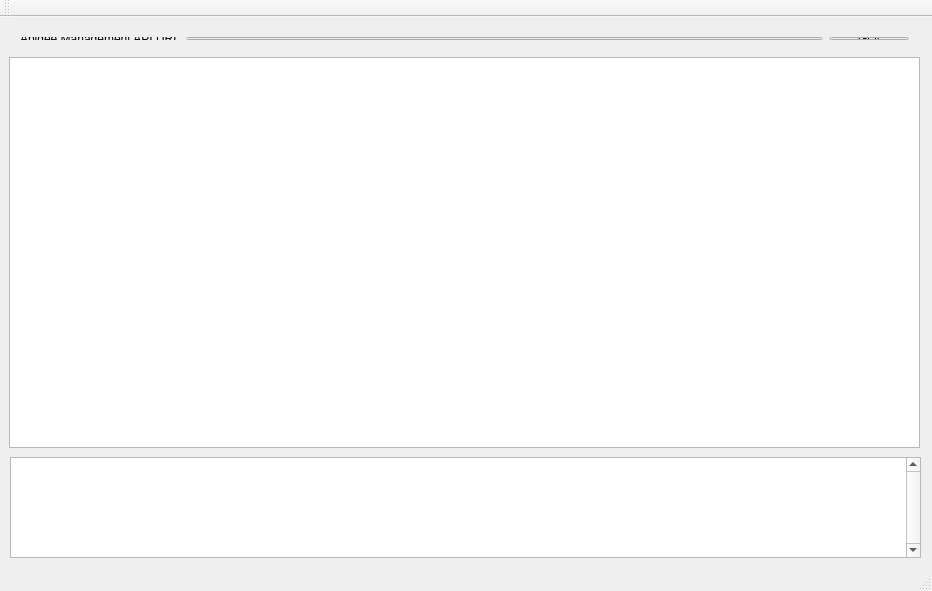
<?xml version="1.0" encoding="UTF-8"?>
<ui version="4.0">
 <class>MainWindow</class>
 <widget class="QMainWindow" name="MainWindow">
  <property name="geometry">
   <rect>
    <x>0</x>
    <y>0</y>
    <width>932</width>
    <height>591</height>
   </rect>
  </property>
  <property name="windowTitle">
   <string>Spygee</string>
  </property>
  <widget class="QWidget" name="centralWidget">
   <widget class="QTextEdit" name="logTextEdit">
    <property name="geometry">
     <rect>
      <x>10</x>
      <y>440</y>
      <width>911</width>
      <height>101</height>
     </rect>
    </property>
    <property name="verticalScrollBarPolicy">
     <enum>Qt::ScrollBarAlwaysOn</enum>
    </property>
   </widget>
   <widget class="QTreeView" name="apiTreeView">
    <property name="geometry">
     <rect>
      <x>9</x>
      <y>40</y>
      <width>911</width>
      <height>391</height>
     </rect>
    </property>
    <property name="rootIsDecorated">
     <bool>true</bool>
    </property>
    <property name="animated">
     <bool>true</bool>
    </property>
   </widget>
   <widget class="QWidget" name="layoutWidget">
    <property name="geometry">
     <rect>
      <x>9</x>
      <y>9</y>
      <width>911</width>
      <height>25</height>
     </rect>
    </property>
    <layout class="QHBoxLayout" name="horizontalLayout">
     <item>
      <widget class="QLabel" name="label">
       <property name="text">
        <string>Apigee Management API URL</string>
       </property>
      </widget>
     </item>
     <item>
      <widget class="QLineEdit" name="urlLineEdit">
       <property name="text">
        <string/>
       </property>
      </widget>
     </item>
     <item>
      <widget class="QPushButton" name="goButton">
       <property name="text">
        <string>GO!</string>
       </property>
      </widget>
     </item>
    </layout>
   </widget>
  </widget>
  <widget class="QMenuBar" name="menuBar">
   <property name="geometry">
    <rect>
     <x>0</x>
     <y>0</y>
     <width>932</width>
     <height>21</height>
    </rect>
   </property>
  </widget>
  <widget class="QToolBar" name="mainToolBar">
   <attribute name="toolBarArea">
    <enum>TopToolBarArea</enum>
   </attribute>
   <attribute name="toolBarBreak">
    <bool>false</bool>
   </attribute>
  </widget>
  <widget class="QStatusBar" name="statusBar"/>
 </widget>
 <layoutdefault spacing="6" margin="11"/>
 <resources/>
 <connections/>
</ui>
